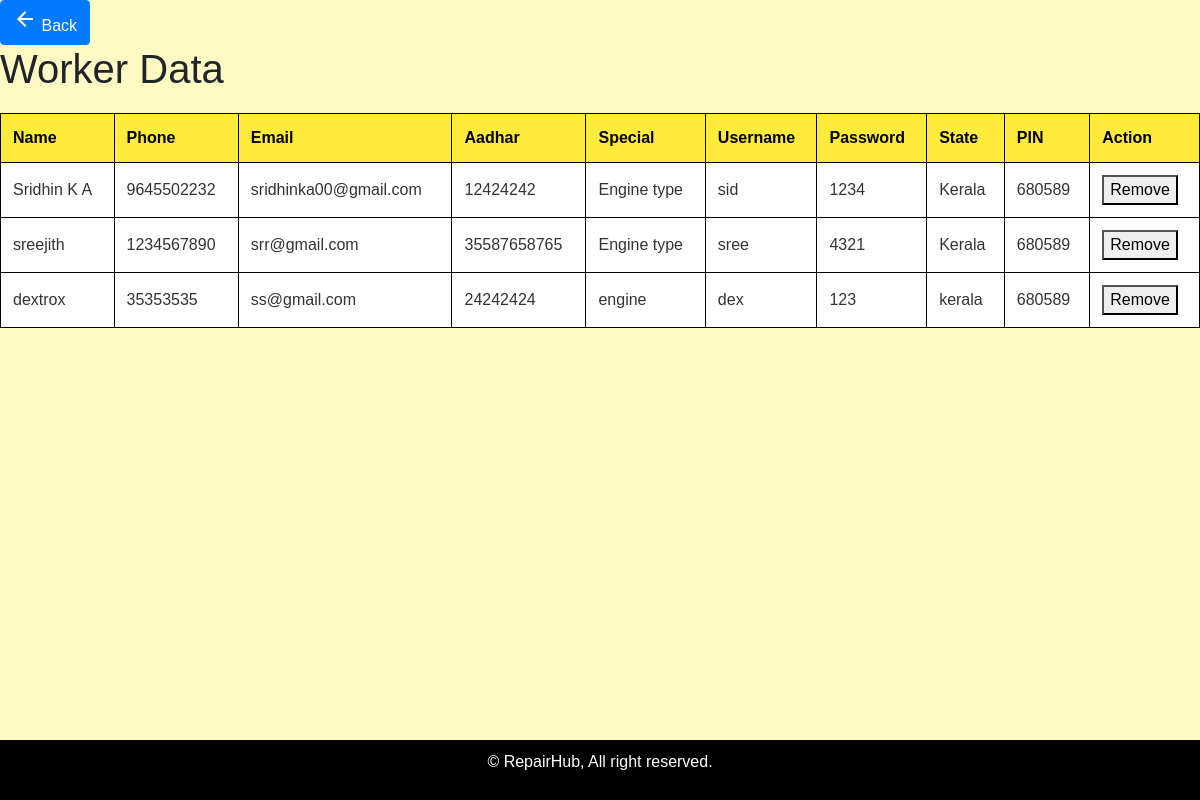
The app's page /adwork with its own data.
### vehicle/models.py (models this page shows, shortened)
class worker(models.Model):
    user = models.ForeignKey(register,on_delete=models.CASCADE)
    name = models.CharField(max_length=20)
    phone = models.IntegerField()
    mail = models.EmailField()
    adhar = models.IntegerField()
    special = models.CharField(max_length=20)
    username  = models.CharField(max_length=20)
    password = models.CharField(max_length=20)
    state = models.CharField(max_length=20)
    pin = models.IntegerField()

### vehicle/views.py (the view)
# urls.py: path('adwork',views.view_work),
def view_work(request):
    data = worker.objects.all()
    return render(request,'viadminworker.html',{'worker':data})

### template/viadminworker.html (shortened to what this page needs)
<!DOCTYPE html>
<html lang="en">
<head>
    <link rel="stylesheet" href="https://maxcdn.bootstrapcdn.com/bootstrap/4.0.0/css/bootstrap.min.css">
</head>
<body>
    <a href="javascript:history.back()" class="btn btn-primary back-button">
        <i class="material-icons">arrow_back</i> Back
    </a>
    <h1>Worker Data</h1>
    <table>
        <thead>
            <tr>
                <th>Name</th>
                <th>Phone</th>
                <th>Email</th>
                <th>Aadhar</th>
                <th>Special</th>
                <th>Username</th>
                <th>Password</th>
                <th>State</th>
                <th>PIN</th>
                <th>Action</th>
            </tr>
        </thead>
        <tbody>
            {% for worker in worker %}
            <tr>
                <td>{{ worker.name }}</td>
                <td>{{ worker.phone }}</td>
                <td>{{ worker.mail }}</td>
                <td>{{ worker.adhar }}</td>
                <td>{{ worker.special }}</td>
                <td>{{ worker.username }}</td>
                <td>{{ worker.password }}</td>
                <td>{{ worker.state }}</td>
                <td>{{ worker.pin }}</td>
                <td>
                    <form action="{% url 'remove_worker' worker.id %}" method="post" style="display:inline;">
                        <button type="submit" class="btn-remove">Remove</button>
                    </form>
                </td>
            </tr>
            {% empty %}
            <tr>
                <td colspan="10">No workers available</td>
            </tr>
            {% endfor %}
        </tbody>
    </table>
    <footer>
        <p>&copy; RepairHub, All right reserved.</p>
    </footer>
</body>
</html>

### template/viadminworker.html (style rules this page uses)
body { font-family: Arial, sans-serif; margin: 0; padding: 0; background-color: #fff9c4; }
table { width: 100%; border-collapse: collapse; margin: 20px 0; }
th, td { padding: 12px; text-align: left; border: 1px solid #000; }
th { background-color: #ffeb3b; color: #000; }
td { background-color: #fff; color: #333; }
tr:nth-child(even) { background-color: #fff9c4; }
tr:nth-child(odd) { background-color: #f0f0f0; }
footer { background-color: #000; color: #fff; text-align: center; padding: 10px 0; position: fixed; bottom: 0; width: 100%; }

### records on screen
worker: name "Sridhin K A", phone "9645502232", mail "sridhinka00@gmail.com", adhar "12424242", special "Engine type", username "sid", password "1234", state "Kerala", pin "680589"
worker: name "sreejith", phone "1234567890", mail "srr@gmail.com", adhar "35587658765", special "Engine type", username "sree", password "4321", state "Kerala", pin "680589"
worker: name "dextrox", phone "35353535", mail "ss@gmail.com", adhar "24242424", special "engine", username "dex", password "123", state "kerala", pin "680589"
